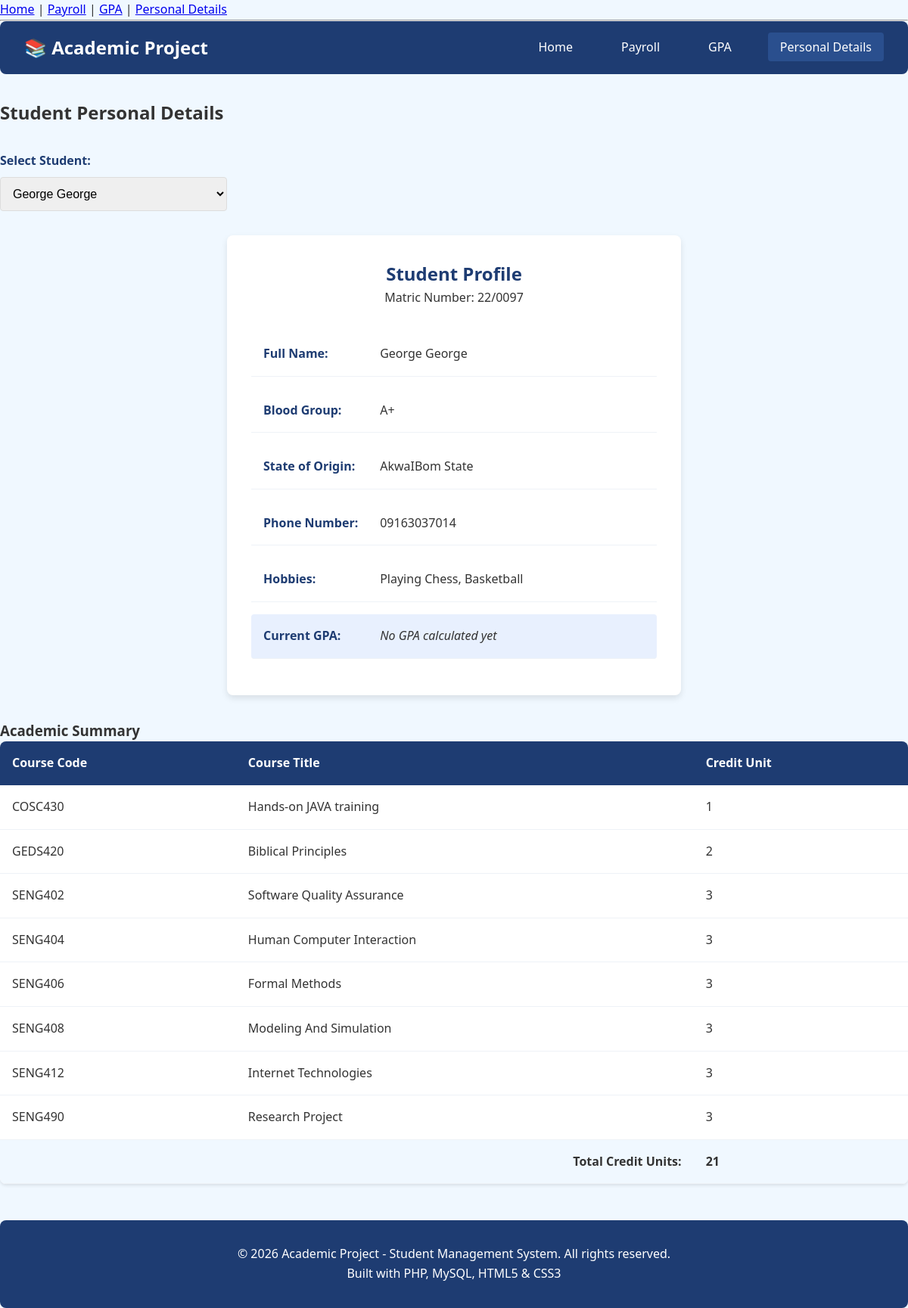
/pages/personal_details.php, run on the app's committed database.
### tables this page shows
CREATE TABLE students (
    id INT PRIMARY KEY AUTO_INCREMENT,
    matric_number VARCHAR(20) UNIQUE NOT NULL,
    name VARCHAR(100) NOT NULL,
    blood_group VARCHAR(5),
    state_of_origin VARCHAR(50),
    phone VARCHAR(15),
    hobbies TEXT,
    created_at TIMESTAMP DEFAULT CURRENT_TIMESTAMP
);

CREATE TABLE courses (
    id INT PRIMARY KEY AUTO_INCREMENT,
    course_code VARCHAR(10) UNIQUE NOT NULL,
    course_title VARCHAR(100) NOT NULL,
    credit_unit INT NOT NULL
);

### pages/personal_details.php (the view)
<?php
require_once '../config/db.php';
include '../includes/header.php';
include '../includes/navbar.php';
$students_query = "SELECT * FROM students ORDER BY name";
$students_result = mysqli_query($conn, $students_query);
$selected_student_id = isset($_GET['student_id']) ? (int)$_GET['student_id'] : 1;
$student_stmt = mysqli_prepare($conn, "SELECT * FROM students WHERE id = ?");
mysqli_stmt_bind_param($student_stmt, "i", $selected_student_id);
mysqli_stmt_execute($student_stmt);
$student_result = mysqli_stmt_get_result($student_stmt);
$student = mysqli_fetch_assoc($student_result);
$gpa_stmt = mysqli_prepare($conn,
    "SELECT gpa, date_created FROM gpa_records
     WHERE student_id = ?
     ORDER BY date_created DESC LIMIT 1"
);
mysqli_stmt_bind_param($gpa_stmt, "i", $selected_student_id);
mysqli_stmt_execute($gpa_stmt);
$gpa_result = mysqli_stmt_get_result($gpa_stmt);
$gpa_record = mysqli_fetch_assoc($gpa_result);
?>
<div style="margin-bottom: 2rem;">
    <h2>Student Personal Details</h2>
    <form method="GET" action="" style="margin: 2rem 0;">
        <div class="form-group" style="max-width: 300px;">
            <label for="student_id">Select Student:</label>
            <select name="student_id" id="student_id" class="form-control" onchange="this.form.submit()">
                <?php
                mysqli_data_seek($students_result, 0);
                while ($s = mysqli_fetch_assoc($students_result)):
                ?>
                    <option value="<?php echo $s['id']; ?>" <?php echo $s['id'] == $selected_student_id ? 'selected' : ''; ?>>
                        <?php echo htmlspecialchars($s['name']); ?>
                    </option>
                <?php endwhile; ?>
            </select>
        </div>
    </form>
    <?php if ($student): ?>
    <div class="profile-card">
        <div class="profile-header">
            <h2>Student Profile</h2>
            <p>Matric Number: <?php echo htmlspecialchars($student['matric_number']); ?></p>
        </div>
        <div class="profile-info">
            <span class="profile-label">Full Name:</span>
            <?php echo htmlspecialchars($student['name']); ?>
        </div>
        <div class="profile-info">
            <span class="profile-label">Blood Group:</span>
            <?php echo htmlspecialchars($student['blood_group'] ?: 'Not specified'); ?>
        </div>
        <div class="profile-info">
            <span class="profile-label">State of Origin:</span>
            <?php echo htmlspecialchars($student['state_of_origin'] ?: 'Not specified'); ?>
        </div>
        <div class="profile-info">
            <span class="profile-label">Phone Number:</span>
            <?php echo htmlspecialchars($student['phone'] ?: 'Not specified'); ?>
        </div>
        <div class="profile-info">
            <span class="profile-label">Hobbies:</span>
            <?php echo htmlspecialchars($student['hobbies'] ?: 'Not specified'); ?>
        </div>
        <div class="profile-info" style="background: #e8f0fe; border-radius: 4px;">
            <span class="profile-label">Current GPA:</span>
            <?php if ($gpa_record): ?>
                <strong><?php echo number_format($gpa_record['gpa'], 2); ?></strong>
                <small>(as of <?php echo date('Y-m-d', strtotime($gpa_record['date_created'])); ?>)</small>
            <?php else: ?>
                <em>No GPA calculated yet</em>
            <?php endif; ?>
        </div>
    </div>
    <div style="margin-top: 2rem;">
        <h3>Academic Summary</h3>
        <table class="table">
            <thead>
                <tr>
                    <th>Course Code</th>
                    <th>Course Title</th>
                    <th>Credit Unit</th>
                </tr>
            </thead>
            <tbody>
                <?php
                $courses_stmt = mysqli_prepare($conn,
                    "SELECT c.course_code, c.course_title, c.credit_unit
                     FROM courses c
                     JOIN student_courses sc ON c.id = sc.course_id
                     WHERE sc.student_id = ?
                     ORDER BY c.course_code"
                );
                mysqli_stmt_bind_param($courses_stmt, "i", $selected_student_id);
                mysqli_stmt_execute($courses_stmt);
                $courses_result = mysqli_stmt_get_result($courses_stmt);
                $total_credits = 0;
                while ($course = mysqli_fetch_assoc($courses_result)) {
                    echo "<tr>";
                    echo "<td>" . htmlspecialchars($course['course_code']) . "</td>";
                    echo "<td>" . htmlspecialchars($course['course_title']) . "</td>";
                    echo "<td>" . htmlspecialchars($course['credit_unit']) . "</td>";
                    echo "</tr>";
                    $total_credits += $course['credit_unit'];
                }
                ?>
                <tr style="font-weight: bold; background: #f0f8ff;">
                    <td colspan="2" style="text-align: right;">Total Credit Units:</td>
                    <td><?php echo $total_credits; ?></td>
                </tr>
            </tbody>
        </table>
    </div>
    <?php else: ?>
        <div class="alert alert-error">Student not found.</div>
    <?php endif; ?>
</div>
<?php
include '../includes/footer.php';
?>

### assets/css/style.css (style rules this page uses)
* { margin: 0; padding: 0; box-sizing: border-box; }
body { font-family: 'Segoe UI', Tahoma, Geneva, Verdana, sans-serif; background-color: #f0f8ff; color: #333; line-height: 1.6; }
.form-group { margin-bottom: 1.5rem; }
.form-group label { display: block; margin-bottom: 0.5rem; font-weight: bold; color: #1e3c72; }
.form-control { width: 100%; padding: 0.75rem; border: 1px solid #ddd; border-radius: 4px; font-size: 1rem; }
.table { width: 100%; border-collapse: collapse; background: white; border-radius: 8px; overflow: hidden; box-shadow: 0 2px 4px rgba(0, 0, 0, 0.1); }
.table th { background-color: #1e3c72; color: white; padding: 1rem; text-align: left; }
.table td { padding: 1rem; border-bottom: 1px solid #eef2f7; }
.profile-card { background: white; border-radius: 8px; padding: 2rem; box-shadow: 0 4px 8px rgba(0, 0, 0, 0.1); max-width: 600px; margin: 0 auto; }
.profile-header { text-align: center; margin-bottom: 2rem; }
.profile-header h2 { color: #1e3c72; }
.profile-info { margin-bottom: 1rem; padding: 1rem; border-bottom: 1px solid #eef2f7; }
.profile-label { font-weight: bold; color: #1e3c72; display: inline-block; width: 150px; }

### data on the page
students: matric_number "22/0097", name "George George", blood_group "A+", state_of_origin "AkwaIBom State", phone "09163037014", hobbies "Playing Chess, Basketball"
courses: course_code "COSC430", course_title "Hands-on JAVA training", credit_unit "1"
courses: course_code "GEDS420", course_title "Biblical Principles", credit_unit "2"
courses: course_code "SENG402", course_title "Software Quality Assurance", credit_unit "3"
courses: course_code "SENG404", course_title "Human Computer Interaction", credit_unit "3"
courses: course_code "SENG406", course_title "Formal Methods", credit_unit "3"
courses: course_code "SENG408", course_title "Modeling And Simulation", credit_unit "3"
courses: course_code "SENG412", course_title "Internet Technologies", credit_unit "3"
courses: course_code "SENG490", course_title "Research Project", credit_unit "3"

### other printed values
$total_credits "21"
form field student_id "George George"
